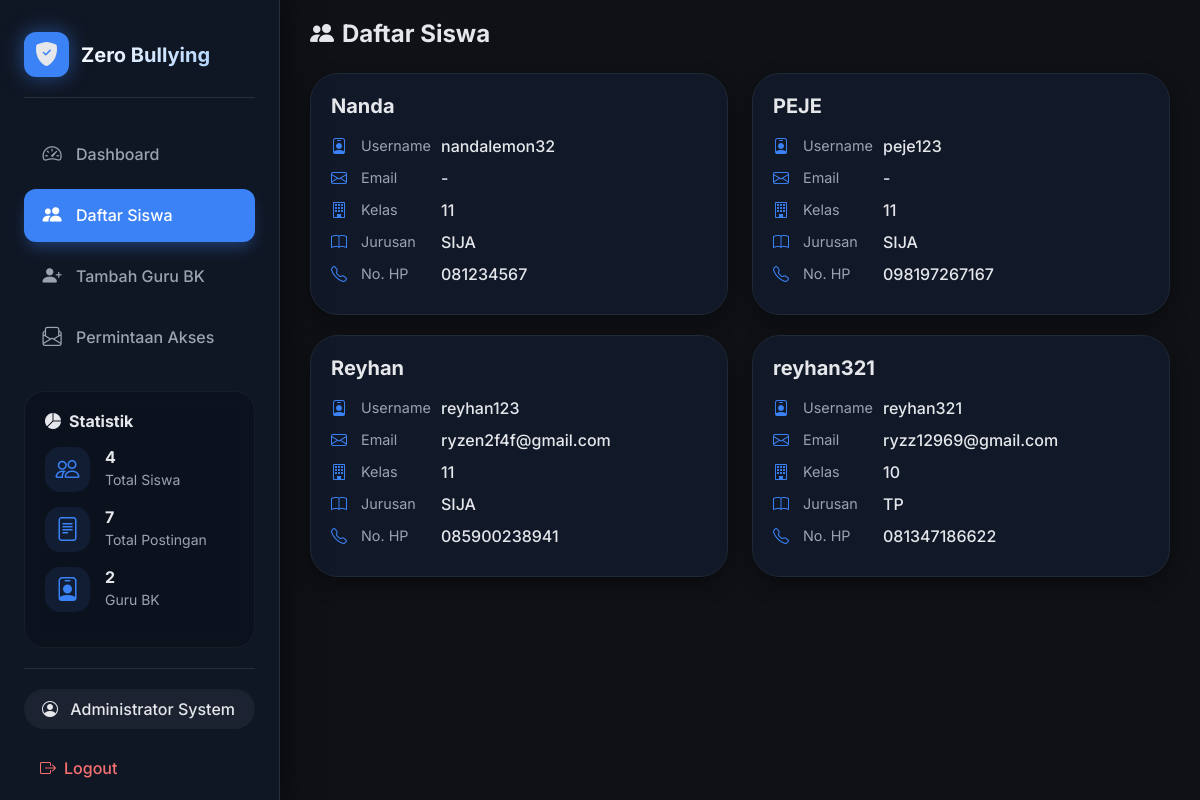
Page /daftar_siswa.php (signed in) on the committed database.
### tables this page shows
CREATE TABLE `users` (
  `id` int(11) NOT NULL AUTO_INCREMENT,
  `fullname` varchar(100) NOT NULL,
  `username` varchar(50) NOT NULL,
  `email` varchar(100) DEFAULT NULL,
  `password` varchar(255) NOT NULL,
  `role` enum('user','admin','guru') NOT NULL,
  `kelas` varchar(20) DEFAULT NULL,
  `jurusan` varchar(50) DEFAULT NULL,
  `gender` enum('L','P') DEFAULT NULL,
  `no_telp` varchar(15) DEFAULT NULL,
  PRIMARY KEY (`id`),
  UNIQUE KEY `username` (`username`)
);

### daftar_siswa.php (the view, shortened to what this page needs)
<?php
include 'config.php';
$query_siswa = "SELECT id, fullname, username, email, kelas, jurusan, no_telp FROM users WHERE role = 'user' ORDER BY fullname ASC";
$result_siswa = mysqli_query($conn, $query_siswa);
$total_users = mysqli_num_rows(mysqli_query($conn, "SELECT id FROM users WHERE role='user'"));
$total_posts = mysqli_num_rows(mysqli_query($conn, "SELECT id FROM posts"));
$total_guru = mysqli_num_rows(mysqli_query($conn, "SELECT id FROM users WHERE role='guru'"));
?>
<!DOCTYPE html>
<html lang="id">
<head>
    <link rel="stylesheet" href="https://cdn.jsdelivr.net/npm/bootstrap@5.3.0/dist/css/bootstrap.min.css">
    <link rel="stylesheet" href="https://cdn.jsdelivr.net/npm/bootstrap-icons@1.11.1/font/bootstrap-icons.css">
</head>
<body>
<div class="sidebar-fixed">
    <div class="sidebar-brand">
        <div class="brand-icon"><i class="bi bi-shield-fill-check"></i></div>
        <span class="brand-name">Zero Bullying</span>
    </div>
    <div class="nav-menu">
        <a href="admin_dashboard.php" class="nav-link-custom"><i class="bi bi-speedometer2"></i> Dashboard</a>
        <a href="daftar_siswa.php" class="nav-link-custom active"><i class="bi bi-people-fill"></i> Daftar Siswa</a>
        <a href="tambah_guru.php" class="nav-link-custom"><i class="bi bi-person-plus-fill"></i> Tambah Guru BK</a>
        <a href="permintaan_akses.php" class="nav-link-custom"><i class="bi bi-envelope-paper"></i> Permintaan Akses</a>
    </div>
    <div class="stats-sidebar">
        <h6 class="fw-bold mb-3 white-text"><i class="bi bi-pie-chart-fill me-2"></i>Statistik</h6>
        <div class="stat-item-sidebar">
            <div class="stat-icon"><i class="bi bi-people"></i></div>
            <div class="stat-info"><h6><?= $total_users ?></h6><small>Total Siswa</small></div>
        </div>
        <div class="stat-item-sidebar">
            <div class="stat-icon"><i class="bi bi-file-text"></i></div>
            <div class="stat-info"><h6><?= $total_posts ?></h6><small>Total Postingan</small></div>
        </div>
        <div class="stat-item-sidebar">
            <div class="stat-icon"><i class="bi bi-person-badge"></i></div>
            <div class="stat-info"><h6><?= $total_guru ?></h6><small>Guru BK</small></div>
        </div>
    </div>
    <div class="user-info">
        <div class="user-greeting"><i class="bi bi-person-circle me-2"></i> <?= htmlspecialchars($_SESSION['fullname']); ?></div>
        <a href="logout.php" class="logout-link"><i class="bi bi-box-arrow-right me-2"></i> Logout</a>
    </div>
</div>
<div class="main-content">
    <h4 class="fw-bold white-text mb-4"><i class="bi bi-people-fill me-2 text-accent"></i>Daftar Siswa</h4>
    <?php if (mysqli_num_rows($result_siswa) > 0): ?>
        <div class="row">
            <?php while($row = mysqli_fetch_assoc($result_siswa)): ?>
                <div class="col-md-6">
                    <div class="student-card">
                        <h5 class="fw-bold white-text mb-3"><?= htmlspecialchars($row['fullname']) ?></h5>
                        <div class="info-row">
                            <span class="info-icon"><i class="bi bi-person-badge"></i></span>
                            <span class="info-label">Username</span>
                            <span class="info-value"><?= htmlspecialchars($row['username']) ?></span>
                        </div>
                        <div class="info-row">
                            <span class="info-icon"><i class="bi bi-envelope"></i></span>
                            <span class="info-label">Email</span>
                            <span class="info-value"><?= htmlspecialchars($row['email'] ?? '-') ?></span>
                        </div>
                        <div class="info-row">
                            <span class="info-icon"><i class="bi bi-building"></i></span>
                            <span class="info-label">Kelas</span>
                            <span class="info-value"><?= htmlspecialchars($row['kelas'] ?? '-') ?></span>
                        </div>
                        <div class="info-row">
                            <span class="info-icon"><i class="bi bi-book"></i></span>
                            <span class="info-label">Jurusan</span>
                            <span class="info-value"><?= htmlspecialchars($row['jurusan'] ?? '-') ?></span>
                        </div>
                        <div class="info-row">
                            <span class="info-icon"><i class="bi bi-telephone"></i></span>
                            <span class="info-label">No. HP</span>
                            <span class="info-value"><?= htmlspecialchars($row['no_telp'] ?? '-') ?></span>
                        </div>
                    </div>
                </div>
            <?php endwhile; ?>
        </div>
    <?php endif; ?>
</div>
</body>
</html>

### daftar_siswa.php (style rules this page uses)
:root { --bg-dark: #0f1115; --card-dark: #111827; --border-dark: #1f2937; --accent-blue: #3b82f6; --accent-blue-hover: #2563eb; --text-primary: #e5e7eb; --text-secondary: #9ca3af; --glass-bg: rgba(17, 24, 39, 0.92); }
* { font-family: 'Inter', sans-serif; }
body { background: var(--bg-dark); color: var(--text-primary); min-height: 100vh; position: relative; overflow-x: hidden; }
.sidebar-fixed { position: fixed; top: 0; left: 0; width: 280px; height: 100vh; background: var(--glass-bg); backdrop-filter: blur(15px); -webkit-backdrop-filter: blur(15px); border-right: 1px solid rgba(255,255,255,0.1); padding: 2rem 1.5rem; z-index: 1000; display: flex; flex-direction: column; box-shadow: 5px 0 30px rgba(0,0,0,0.5); overflow-y: auto; overflow-x: hidden; scrollbar-width: none; -ms-overflow-style: none; }
.main-content { margin-left: 280px; width: calc(100% - 280px); padding: 20px 30px; position: relative; z-index: 10; }
.sidebar-brand { display: flex; align-items: center; gap: 12px; margin-bottom: 30px; padding-bottom: 20px; border-bottom: 1px solid rgba(255,255,255,0.1); }
.brand-icon { background: var(--accent-blue); width: 45px; height: 45px; border-radius: 12px; display: flex; align-items: center; justify-content: center; font-size: 24px; box-shadow: 0 0 20px rgba(59,130,246,0.5); }
.brand-name { font-size: 20px; font-weight: 700; background: linear-gradient(135deg, #ffffff, #b0d4ff); -webkit-background-clip: text; -webkit-text-fill-color: transparent; }
.nav-menu { flex: 0 0 auto; }
.nav-link-custom { display: flex; align-items: center; padding: 12px 16px; color: var(--text-secondary); text-decoration: none; border-radius: 12px; margin-bottom: 8px; transition: all 0.2s ease; font-weight: 500; }
.nav-link-custom i { font-size: 1.2rem; margin-right: 12px; width: 24px; text-align: center; }
.nav-link-custom.active { background: var(--accent-blue); color: white; box-shadow: 0 8px 16px -4px rgba(59,130,246,0.4); }
.stats-sidebar { background: rgba(0,0,0,0.2); border-radius: 20px; padding: 20px; margin: 20px 0; border: 1px solid rgba(255,255,255,0.05); backdrop-filter: blur(5px); }
.stat-item-sidebar { display: flex; align-items: center; margin-bottom: 15px; }
.stat-icon { width: 45px; height: 45px; background: rgba(59,130,246,0.1); border-radius: 15px; display: flex; align-items: center; justify-content: center; margin-right: 15px; color: var(--accent-blue); font-size: 1.5rem; }
.stat-info h6 { margin-bottom: 0; font-weight: 700; color: var(--text-primary); }
.stat-info small { color: var(--text-secondary); }
.user-info { margin-top: auto; padding-top: 20px; border-top: 1px solid rgba(255,255,255,0.1); }
.user-greeting { background: rgba(255,255,255,0.05); padding: 8px 18px; border-radius: 40px; font-weight: 500; backdrop-filter: blur(5px); margin-bottom: 15px; color: var(--text-primary); }
.logout-link { display: flex; align-items: center; padding: 12px 16px; color: #f87171; text-decoration: none; border-radius: 12px; transition: all 0.2s; font-weight: 500; }
.student-card { background: var(--card-dark); border: 1px solid var(--border-dark); border-radius: 28px; padding: 20px; margin-bottom: 20px; transition: box-shadow 0.2s ease, border-color 0.2s ease; box-shadow: 0 8px 20px rgba(0, 0, 0, 0.35); }
.info-row { display: flex; margin-bottom: 8px; align-items: center; }
.info-icon { width: 30px; color: var(--accent-blue); }
.info-label { width: 80px; color: var(--text-secondary); font-size: 0.9rem; }
.info-value { color: var(--text-primary); font-weight: 500; }
.white-text { color: var(--text-primary) !important; }

### rows in the picture
users: fullname "Nanda", username "nandalemon32", email "-", kelas "11", jurusan "SIJA", no_telp "081234567"
users: fullname "PEJE", username "peje123", email "-", kelas "11", jurusan "SIJA", no_telp "098197267167"
users: fullname "Reyhan", username "reyhan123", email "ryzen2f4f@gmail.com", kelas "11", jurusan "SIJA", no_telp "085900238941"
users: fullname "reyhan321", username "reyhan321", email "ryzz12969@gmail.com", kelas "10", jurusan "TP", no_telp "081347186622"

### other values in the picture
$total_users "4"
$total_posts "7"
$total_guru "2"
$_SESSION['fullname'] "Administrator System"
